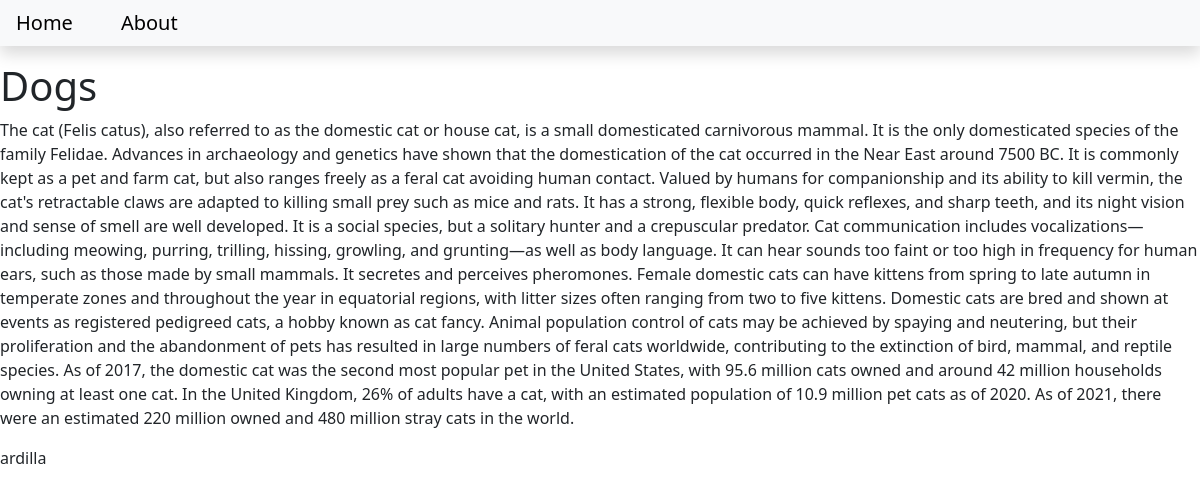
/dogs/, run on the app's committed database.
### blog/models.py (models this page shows, shortened)
class Post(models.Model):
    title=models.CharField(max_length=20)
    content=models.TextField()
    date_created=models.DateTimeField(auto_now_add=True)
    slug=models.SlugField(max_length=200,unique=True)
    author=models.ForeignKey(to=User, on_delete=models.CASCADE)
    status=models.IntegerField(choices=STATUS,default=0)

### blog/views.py (the view)
# urls.py: path('<slug:slug>/',views.BlogView.as_view(),name='blog_view'),
class BlogView(generic.DetailView):
    model=Post
    template_name='blog.html'

### templates/blog.html
{% extends 'base.html'%}
{% block content %}
        <h1>{{object.title}}</h1>
        <p>{{object.content}}</p>
        <p>{{object.author}}</p>
{% endblock content %}

### data on the page
Post: title "Dogs", content "The cat (Felis catus), also referred to as the domestic cat or house cat, is a small domesticated carnivorous mammal. It is the only domesticated species of the family Felidae. Advances in archaeology and genetics have shown that the domestication of the cat occurred in the Near East around 7500 BC. It is commonly kept as a pet and farm cat, but also ranges freely as a feral cat avoiding human contact. Valued by humans for companionship and its ability to kill vermin, the cat's retractable claws are adapted to killing small prey such as mice and rats. It has a strong, flexible body, quick reflexes, and sharp teeth, and its night vision and sense of smell are well developed. It is a social…", author "ardilla"
